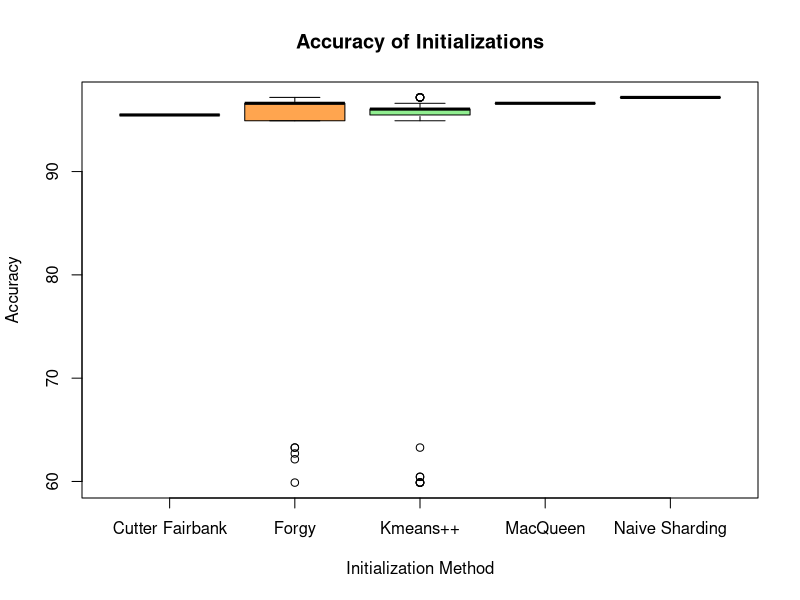
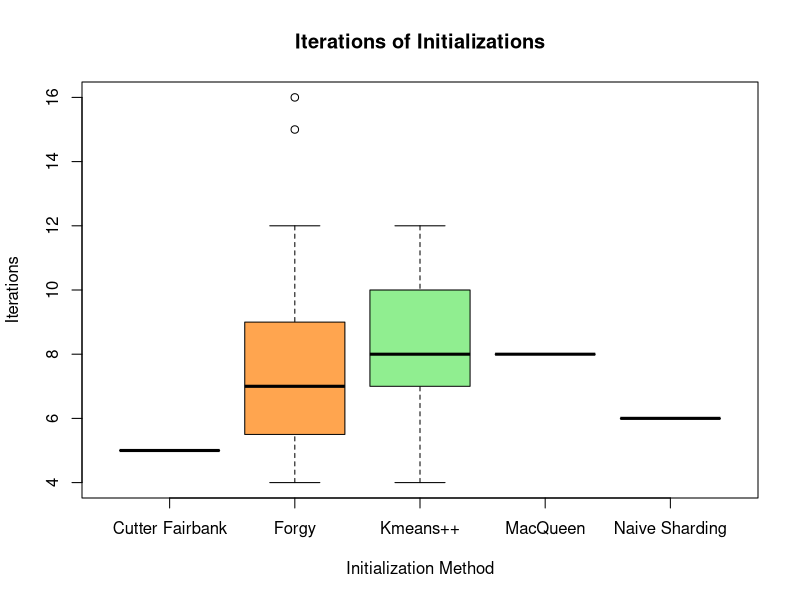
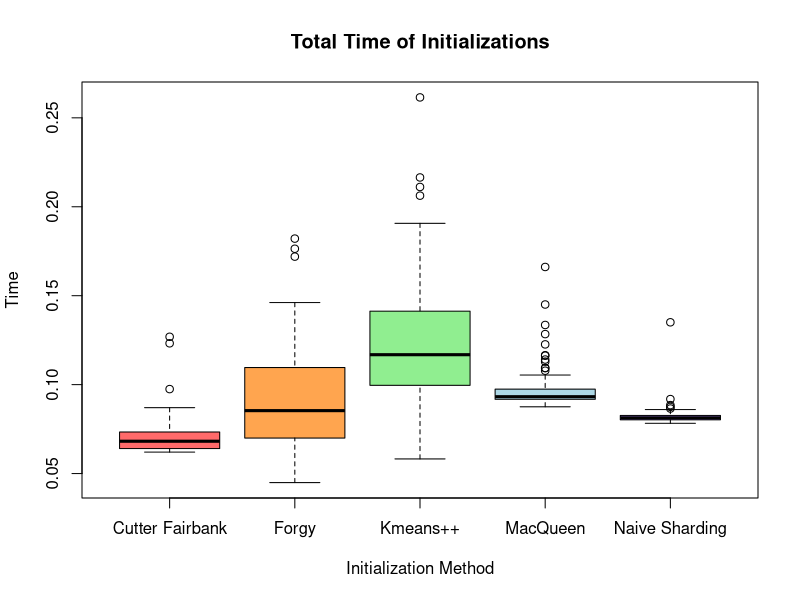
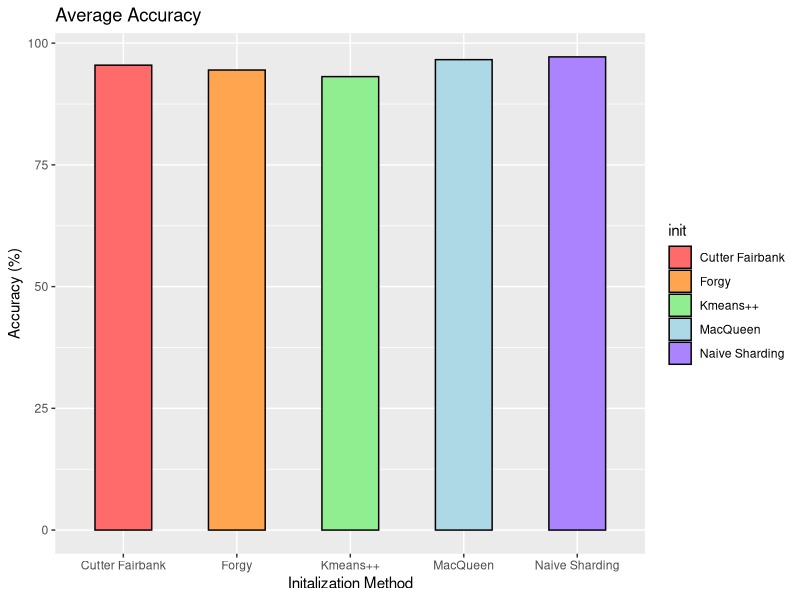
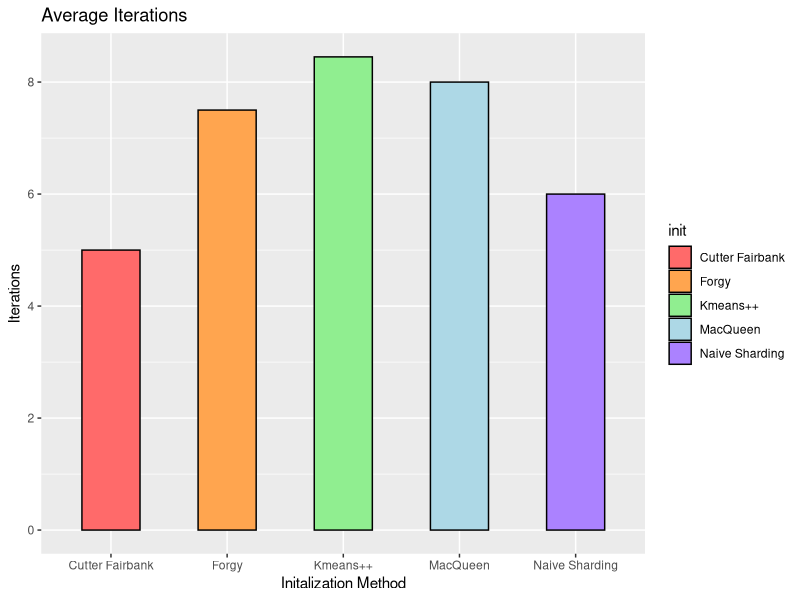
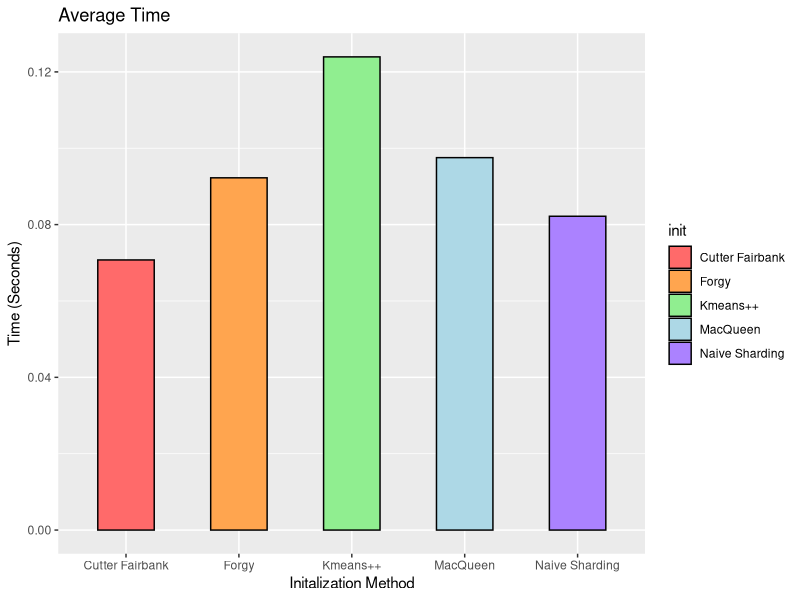

The R source for these figures, in order:
# NAMES: Caroline Cutter & Julia Fairbank

# CSCI 0311 - Artificial Intelligence 

# ASSIGNMENT: FINAL PROJECT
#             Lloyd's Algorithm with Different Initialization 

#DUE: Monday, May 23



# ----------------------------------- CODE -----------------------------------


# PACKAGES 

library("tidyverse")
library("dplyr")

setwd("~/Desktop/final")

data <- read_csv("lloyds_data.csv")                              # data file
data <- rename(data, "init" = "Initialization Method")





# ------------ GRAPHS ------------


# BOXPLOT - Accuracy
boxplot(data$Accuracy ~ data$init, main="Accuracy of Initializations",
        show.names=TRUE, 
        xlab="Initialization Method", ylab="Accuracy",
        col=(c("indianred1","tan1", "lightgreen", "lightblue", "mediumpurple1" )))


# BOXPLOT - Iterations 
boxplot(data$Iterations ~ data$init, main="Iterations of Initializations",
        show.names=TRUE, 
        xlab="Initialization Method", ylab="Iterations",
        col=(c("indianred1","tan1", "lightgreen", "lightblue", "mediumpurple1" )))


# BOXPLOT - Time 
boxplot(data$Time ~ data$init, main="Total Time of Initializations",
        show.names=TRUE, 
        xlab="Initialization Method", ylab="Time",
        col=(c("indianred1","tan1", "lightgreen", "lightblue", "mediumpurple1" )))





# AVERAGE OF DATA 
Accuracy_Summary <- data %>%
  group_by(init) %>%
  summarise_at(vars(Accuracy), list(accuracy = mean))

Iterations_Summary <- data %>%
  group_by(init) %>%
  summarise_at(vars(Iterations), list(Iterations = mean))

Time_Summary <- data %>%
  group_by(init) %>%
  summarise_at(vars(Time), list(time = mean))



# BAR GRAPHS

# Accuracy
ggplot(data=Accuracy_Summary, aes(x=init, y=accuracy, fill = init)) +
  geom_bar(stat="identity", width=0.5, color="black") +
  scale_fill_manual(values=c("indianred1","tan1", "lightgreen", "lightblue", "mediumpurple1" ))+
  labs(title = "Average Accuracy", x = "Initalization Method", y = "Accuracy (%)")




# Accuracy
ggplot(data=Iterations_Summary, aes(x=init, y=Iterations, fill = init)) +
  geom_bar(stat="identity", width=0.5, color="black") +
  scale_fill_manual(values=c("indianred1","tan1", "lightgreen", "lightblue", "mediumpurple1" ))+
  labs(title = "Average Iterations", x = "Initalization Method", y = "Iterations")



# Accuracy
ggplot(data=Time_Summary, aes(x=init, y=time, fill = init)) +
  scale_fill_manual(values=c("indianred1","tan1", "lightgreen", "lightblue", "mediumpurple1" ))+
  geom_bar(stat="identity", width=0.5, color="black") +
  labs(title = "Average Time", x = "Initalization Method", y = "Time (Seconds)")
























